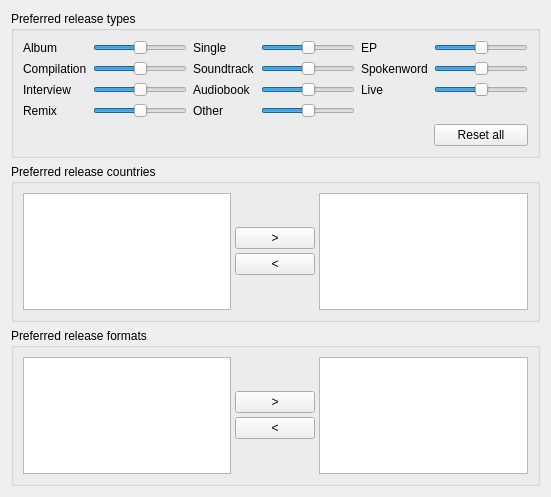
<?xml version="1.0" encoding="UTF-8"?>
<ui version="4.0">
 <class>ReleasesOptionsPage</class>
 <widget class="QWidget" name="ReleasesOptionsPage">
  <property name="geometry">
   <rect>
    <x>0</x>
    <y>0</y>
    <width>551</width>
    <height>497</height>
   </rect>
  </property>
  <property name="windowTitle">
   <string>Form</string>
  </property>
  <layout class="QVBoxLayout" name="verticalLayout_3">
   <item>
    <widget class="QGroupBox" name="type_group">
     <property name="title">
      <string>Preferred release types</string>
     </property>
     <layout class="QGridLayout" name="gridLayout">
      <property name="verticalSpacing">
       <number>6</number>
      </property>
      <item row="0" column="0">
       <widget class="QLabel" name="label">
        <property name="text">
         <string>Album</string>
        </property>
       </widget>
      </item>
      <item row="0" column="1">
       <widget class="QSlider" name="prefer_album_score">
        <property name="maximum">
         <number>100</number>
        </property>
        <property name="value">
         <number>50</number>
        </property>
        <property name="orientation">
         <enum>Qt::Horizontal</enum>
        </property>
       </widget>
      </item>
      <item row="0" column="2">
       <widget class="QLabel" name="label_2">
        <property name="text">
         <string>Single</string>
        </property>
       </widget>
      </item>
      <item row="0" column="3">
       <widget class="QSlider" name="prefer_single_score">
        <property name="maximum">
         <number>100</number>
        </property>
        <property name="value">
         <number>50</number>
        </property>
        <property name="orientation">
         <enum>Qt::Horizontal</enum>
        </property>
       </widget>
      </item>
      <item row="0" column="4">
       <widget class="QLabel" name="label_3">
        <property name="text">
         <string>EP</string>
        </property>
       </widget>
      </item>
      <item row="0" column="5">
       <widget class="QSlider" name="prefer_ep_score">
        <property name="maximum">
         <number>100</number>
        </property>
        <property name="value">
         <number>50</number>
        </property>
        <property name="orientation">
         <enum>Qt::Horizontal</enum>
        </property>
       </widget>
      </item>
      <item row="1" column="0">
       <widget class="QLabel" name="label_7">
        <property name="text">
         <string>Compilation</string>
        </property>
       </widget>
      </item>
      <item row="1" column="1">
       <widget class="QSlider" name="prefer_compilation_score">
        <property name="maximum">
         <number>100</number>
        </property>
        <property name="value">
         <number>50</number>
        </property>
        <property name="orientation">
         <enum>Qt::Horizontal</enum>
        </property>
       </widget>
      </item>
      <item row="1" column="2">
       <widget class="QLabel" name="label_8">
        <property name="text">
         <string>Soundtrack</string>
        </property>
       </widget>
      </item>
      <item row="1" column="3">
       <widget class="QSlider" name="prefer_soundtrack_score">
        <property name="maximum">
         <number>100</number>
        </property>
        <property name="value">
         <number>50</number>
        </property>
        <property name="orientation">
         <enum>Qt::Horizontal</enum>
        </property>
       </widget>
      </item>
      <item row="1" column="4">
       <widget class="QLabel" name="label_9">
        <property name="text">
         <string>Spokenword</string>
        </property>
       </widget>
      </item>
      <item row="1" column="5">
       <widget class="QSlider" name="prefer_spokenword_score">
        <property name="maximum">
         <number>100</number>
        </property>
        <property name="value">
         <number>50</number>
        </property>
        <property name="orientation">
         <enum>Qt::Horizontal</enum>
        </property>
       </widget>
      </item>
      <item row="2" column="0">
       <widget class="QLabel" name="label_10">
        <property name="text">
         <string>Interview</string>
        </property>
       </widget>
      </item>
      <item row="2" column="1">
       <widget class="QSlider" name="prefer_interview_score">
        <property name="maximum">
         <number>100</number>
        </property>
        <property name="value">
         <number>50</number>
        </property>
        <property name="orientation">
         <enum>Qt::Horizontal</enum>
        </property>
       </widget>
      </item>
      <item row="2" column="2">
       <widget class="QLabel" name="label_11">
        <property name="text">
         <string>Audiobook</string>
        </property>
       </widget>
      </item>
      <item row="2" column="3">
       <widget class="QSlider" name="prefer_audiobook_score">
        <property name="maximum">
         <number>100</number>
        </property>
        <property name="value">
         <number>50</number>
        </property>
        <property name="orientation">
         <enum>Qt::Horizontal</enum>
        </property>
       </widget>
      </item>
      <item row="2" column="4">
       <widget class="QLabel" name="label_12">
        <property name="text">
         <string>Live</string>
        </property>
       </widget>
      </item>
      <item row="2" column="5">
       <widget class="QSlider" name="prefer_live_score">
        <property name="maximum">
         <number>100</number>
        </property>
        <property name="value">
         <number>50</number>
        </property>
        <property name="orientation">
         <enum>Qt::Horizontal</enum>
        </property>
       </widget>
      </item>
      <item row="3" column="0">
       <widget class="QLabel" name="label_13">
        <property name="text">
         <string>Remix</string>
        </property>
       </widget>
      </item>
      <item row="3" column="1">
       <widget class="QSlider" name="prefer_remix_score">
        <property name="maximum">
         <number>100</number>
        </property>
        <property name="value">
         <number>50</number>
        </property>
        <property name="orientation">
         <enum>Qt::Horizontal</enum>
        </property>
       </widget>
      </item>
      <item row="3" column="2">
       <widget class="QLabel" name="label_14">
        <property name="text">
         <string>Other</string>
        </property>
       </widget>
      </item>
      <item row="3" column="3">
       <widget class="QSlider" name="prefer_other_score">
        <property name="maximum">
         <number>100</number>
        </property>
        <property name="sliderPosition">
         <number>50</number>
        </property>
        <property name="orientation">
         <enum>Qt::Horizontal</enum>
        </property>
       </widget>
      </item>
      <item row="4" column="5">
       <widget class="QPushButton" name="reset_preferred_types_btn">
        <property name="sizePolicy">
         <sizepolicy hsizetype="Minimum" vsizetype="Fixed">
          <horstretch>0</horstretch>
          <verstretch>0</verstretch>
         </sizepolicy>
        </property>
        <property name="text">
         <string>Reset all</string>
        </property>
       </widget>
      </item>
     </layout>
    </widget>
   </item>
   <item>
    <widget class="QGroupBox" name="country_group">
     <property name="title">
      <string>Preferred release countries</string>
     </property>
     <layout class="QHBoxLayout" name="horizontalLayout">
      <property name="spacing">
       <number>4</number>
      </property>
      <item>
       <widget class="QListWidget" name="country_list">
        <property name="sizePolicy">
         <sizepolicy hsizetype="Expanding" vsizetype="Expanding">
          <horstretch>0</horstretch>
          <verstretch>0</verstretch>
         </sizepolicy>
        </property>
       </widget>
      </item>
      <item>
       <layout class="QVBoxLayout" name="verticalLayout">
        <item>
         <spacer name="verticalSpacer">
          <property name="orientation">
           <enum>Qt::Vertical</enum>
          </property>
          <property name="sizeHint" stdset="0">
           <size>
            <width>20</width>
            <height>40</height>
           </size>
          </property>
         </spacer>
        </item>
        <item>
         <widget class="QPushButton" name="add_countries">
          <property name="text">
           <string>&gt;</string>
          </property>
         </widget>
        </item>
        <item>
         <widget class="QPushButton" name="remove_countries">
          <property name="text">
           <string>&lt;</string>
          </property>
         </widget>
        </item>
        <item>
         <spacer name="verticalSpacer_2">
          <property name="orientation">
           <enum>Qt::Vertical</enum>
          </property>
          <property name="sizeHint" stdset="0">
           <size>
            <width>20</width>
            <height>40</height>
           </size>
          </property>
         </spacer>
        </item>
       </layout>
      </item>
      <item>
       <widget class="QListWidget" name="preferred_country_list">
        <property name="sizePolicy">
         <sizepolicy hsizetype="Expanding" vsizetype="Expanding">
          <horstretch>0</horstretch>
          <verstretch>0</verstretch>
         </sizepolicy>
        </property>
        <property name="dragEnabled">
         <bool>true</bool>
        </property>
        <property name="dragDropMode">
         <enum>QAbstractItemView::InternalMove</enum>
        </property>
       </widget>
      </item>
     </layout>
    </widget>
   </item>
   <item>
    <widget class="QGroupBox" name="format_group">
     <property name="title">
      <string>Preferred release formats</string>
     </property>
     <layout class="QHBoxLayout" name="horizontalLayout_2">
      <property name="spacing">
       <number>4</number>
      </property>
      <item>
       <widget class="QListWidget" name="format_list">
        <property name="sizePolicy">
         <sizepolicy hsizetype="Expanding" vsizetype="Expanding">
          <horstretch>0</horstretch>
          <verstretch>0</verstretch>
         </sizepolicy>
        </property>
       </widget>
      </item>
      <item>
       <layout class="QVBoxLayout" name="verticalLayout_2">
        <item>
         <spacer name="verticalSpacer_3">
          <property name="orientation">
           <enum>Qt::Vertical</enum>
          </property>
          <property name="sizeHint" stdset="0">
           <size>
            <width>20</width>
            <height>40</height>
           </size>
          </property>
         </spacer>
        </item>
        <item>
         <widget class="QPushButton" name="add_formats">
          <property name="text">
           <string>&gt;</string>
          </property>
         </widget>
        </item>
        <item>
         <widget class="QPushButton" name="remove_formats">
          <property name="text">
           <string>&lt;</string>
          </property>
         </widget>
        </item>
        <item>
         <spacer name="verticalSpacer_4">
          <property name="orientation">
           <enum>Qt::Vertical</enum>
          </property>
          <property name="sizeHint" stdset="0">
           <size>
            <width>20</width>
            <height>40</height>
           </size>
          </property>
         </spacer>
        </item>
       </layout>
      </item>
      <item>
       <widget class="QListWidget" name="preferred_format_list">
        <property name="sizePolicy">
         <sizepolicy hsizetype="Expanding" vsizetype="Expanding">
          <horstretch>0</horstretch>
          <verstretch>0</verstretch>
         </sizepolicy>
        </property>
        <property name="dragEnabled">
         <bool>true</bool>
        </property>
        <property name="dragDropMode">
         <enum>QAbstractItemView::InternalMove</enum>
        </property>
       </widget>
      </item>
     </layout>
    </widget>
   </item>
  </layout>
 </widget>
 <resources/>
 <connections/>
</ui>
